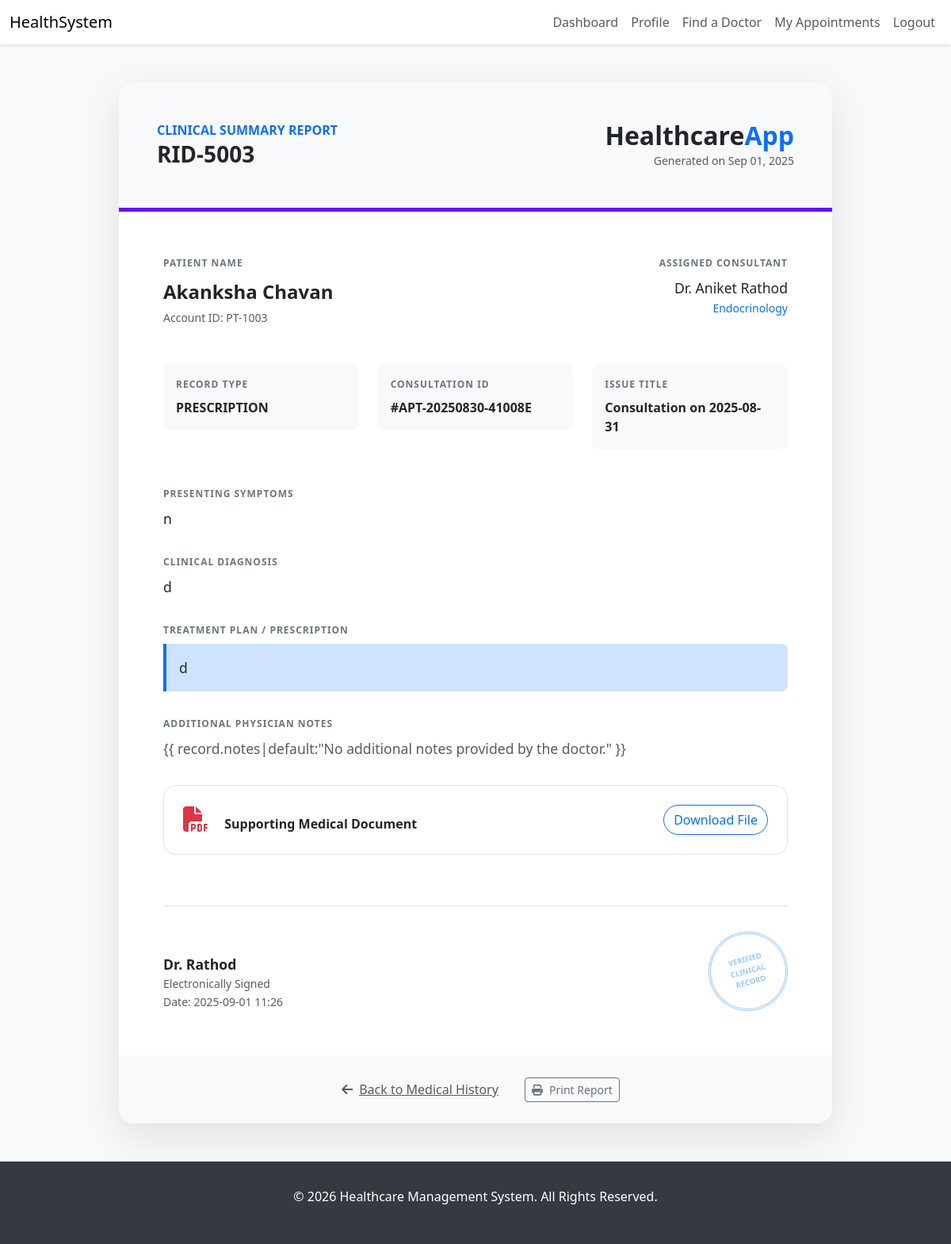
The app's page /medical-records/3/ (signed in) with its own data.
### core/models.py (models this page shows, shortened)
class MedicalRecord(models.Model):
    RECORD_TYPE_CHOICES = [
        ('diagnosis', 'Diagnosis'),
        ('prescription', 'Prescription'),
        ('lab_report', 'Lab Report'),
        ('imaging', 'Imaging Report'),
        ('procedure', 'Procedure Note'),
        ('progress', 'Progress Note'),
        ('other', 'Other'),
    ]
    patient = models.ForeignKey(Patient, on_delete=models.CASCADE, related_name='medical_records')
    doctor = models.ForeignKey(Doctor, on_delete=models.SET_NULL, null=True, blank=True)
    appointment = models.ForeignKey(Appointment, on_delete=models.SET_NULL, null=True, blank=True)
    record_type = models.CharField(max_length=20, choices=RECORD_TYPE_CHOICES, default='diagnosis')
    title = models.CharField(max_length=200)
    diagnosis = models.TextField(blank=True, null=True)
    symptoms = models.TextField(blank=True, null=True)
    prescription = models.TextField(blank=True, null=True)
    treatment = models.TextField(blank=True, null=True)
    notes = models.TextField(blank=True, null=True)
    document = models.FileField(
        upload_to=medical_record_upload_path,
        blank=True,
        null=True,
        validators=[FileExtensionValidator(allowed_extensions=['pdf', 'jpg', 'jpeg', 'png', 'doc', 'docx'])]
    )
    is_shared = models.BooleanField(default=False)
    created_at = models.DateTimeField(auto_now_add=True)
    updated_at = models.DateTimeField(auto_now=True)
    class Meta:
        verbose_name = "Medical Record"
        verbose_name_plural = "Medical Records"
        ordering = ['-created_at']

class Patient(models.Model):
    BLOOD_GROUP_CHOICES = [
        ('A+', 'A+'), ('A-', 'A-'),
        ('B+', 'B+'), ('B-', 'B-'),
        ('AB+', 'AB+'), ('AB-', 'AB-'),
        ('O+', 'O+'), ('O-', 'O-'),
    ]
    user = models.OneToOneField(settings.AUTH_USER_MODEL, on_delete=models.CASCADE, limit_choices_to={'role': 'patient'})
    blood_group = models.CharField(max_length=3, choices=BLOOD_GROUP_CHOICES, blank=True, null=True)
    height = models.DecimalField(max_digits=5, decimal_places=2, blank=True, null=True, help_text="Height in cm")
    weight = models.DecimalField(max_digits=5, decimal_places=2, blank=True, null=True, help_text="Weight in kg")
    allergies = models.TextField(blank=True, null=True)
    chronic_conditions = models.TextField(blank=True, null=True)
    emergency_contact_name = models.CharField(max_length=100, blank=True, null=True)
    emergency_contact_phone = models.CharField(max_length=15, blank=True, null=True)
    emergency_contact_relation = models.CharField(max_length=50, blank=True, null=True)
    class Meta:
        verbose_name = "Patient"
        verbose_name_plural = "Patients"

class User(AbstractUser):
    ROLE_CHOICES = [
        ('patient', 'Patient'),
        ('doctor', 'Doctor'),
        ('admin', 'Admin'),
    ]
    role = models.CharField(max_length=10, choices=ROLE_CHOICES, default='patient')
    phone = models.CharField(
        max_length=15,
        blank=True,
        null=True,
        validators=[RegexValidator(r'^\+?1?\d{9,15}$', 'Enter a valid phone number.')]
    )
    is_verified = models.BooleanField(default=False)

class Doctor(models.Model):
    user = models.OneToOneField(settings.AUTH_USER_MODEL, on_delete=models.CASCADE, limit_choices_to={'role': 'doctor'})
    specializations = models.ManyToManyField(Specialization, related_name='doctors')
    experience_years = models.PositiveIntegerField(
        validators=[MinValueValidator(0), MaxValueValidator(60)]
    )
    consultation_fee = models.DecimalField(
        max_digits=10,
        decimal_places=2,
        validators=[MinValueValidator(0)]
    )
    license_number = models.CharField(max_length=50, unique=True)
    clinic_address = models.TextField()
    available_days = models.CharField(max_length=50)  # e.g., "Mon,Tue,Wed,Fri"
    available_from = models.TimeField()
    available_to = models.TimeField()
    is_active = models.BooleanField(default=False) # Changed to False for manual verification
    education = models.TextField(default='', blank=True)
    languages = models.CharField(max_length=200, default="English")  # Comma-separated languages
    awards = models.TextField(blank=True, null=True)
    created_at = models.DateTimeField(auto_now_add=True)
    updated_at = models.DateTimeField(auto_now=True)
    class Meta:
        verbose_name = "Doctor"
        verbose_name_plural = "Doctors"
        ordering = ['-created_at']

class Specialization(models.Model):
    name = models.CharField(max_length=100, unique=True)
    slug = models.SlugField(unique=True, blank=True)
    description = models.TextField(blank=True, null=True)
    icon = models.CharField(max_length=50, blank=True, null=True)  # For icon class or image reference
    created_at = models.DateTimeField(auto_now_add=True)  # auto timestamp
    updated_at = models.DateTimeField(auto_now=True)
    class Meta:
        verbose_name = "Specialization"
        verbose_name_plural = "Specializations"
        ordering = ['name']

class Appointment(models.Model):
    STATUS_CHOICES = [
        ('pending', 'Pending'),
        ('confirmed', 'Confirmed'),
        ('cancelled', 'Cancelled'),
        ('completed', 'Completed'),
        ('rescheduled', 'Rescheduled'),
    ]
    PAYMENT_STATUS_CHOICES = [
        ('pending', 'Pending'),
        ('paid', 'Paid'),
        ('failed', 'Failed'),
        ('refunded', 'Refunded'),
    ]
    patient = models.ForeignKey(Patient, on_delete=models.CASCADE, related_name='appointments')
    doctor = models.ForeignKey(Doctor, on_delete=models.CASCADE, related_name='appointments')
    appointment_number = models.CharField(max_length=20, unique=True, blank=True)
    appointment_date = models.DateField()
    appointment_time = models.TimeField()
    end_time = models.TimeField(blank=True, null=True)
    reason = models.TextField(blank=True, null=True)
    status = models.CharField(max_length=20, choices=STATUS_CHOICES, default='pending')
    payment_status = models.CharField(max_length=20, choices=PAYMENT_STATUS_CHOICES, default='pending')
    meeting_link = models.URLField(blank=True, null=True)
    notes = models.TextField(blank=True, null=True)
    is_reminder_sent = models.BooleanField(default=False)
    cancellation_reason = models.TextField(blank=True, null=True)
    created_at = models.DateTimeField(auto_now_add=True)
    updated_at = models.DateTimeField(auto_now=True)
    class Meta:
        verbose_name = "Appointment"
        verbose_name_plural = "Appointments"
        unique_together = ('doctor', 'appointment_date', 'appointment_time')
        ordering = ['-appointment_date', '-appointment_time']

### core/views.py (the view)
# urls.py: path('medical-records/<int:pk>/', views.medical_record_detail, name='medical_record_detail'),
@login_required
def medical_record_detail(request, pk):
    record = get_object_or_404(MedicalRecord, pk=pk)
    user = request.user
    if is_patient(user) and record.patient.user != user:
        return HttpResponseForbidden("You do not have permission to view this record.")
    if is_doctor(user) and record.doctor.user != user:
        return HttpResponseForbidden("You do not have permission to view this record.")
    context = {
        'record': record
    }
    return render(request, 'medical_record_detail.html', context)

### core/views.py (called while the page is built)
def is_patient(user): return user.is_authenticated and user.role == 'patient'

def is_doctor(user): return user.is_authenticated and user.role == 'doctor'

### templates/medical_record_detail.html (shortened to what this page needs)
{% extends 'base.html' %}
{% load static %}
{% block content %}
<div class="container">
    <div class="report-shell">
        <div class="report-watermark d-flex justify-content-between align-items-center">
            <div>
                <h6 class="text-primary fw-bold mb-1">CLINICAL SUMMARY REPORT</h6>
                <h3 class="fw-bold mb-0">RID-{{ record.id|add:5000 }}</h3>
            </div>
            <div class="text-end">
                <h2 class="fw-bold mb-0">Healthcare<span class="text-primary">App</span></h2>
                <small class="text-muted">Generated on {{ record.created_at|date:"M d, Y" }}</small>
            </div>
        </div>
        <div class="report-body">
            <div class="row mb-5">
                <div class="col-6">
                    <span class="field-label">Patient Name</span>
                    <div class="field-value fw-bold fs-4">{{ record.patient.user.get_full_name }}</div>
                    <small class="text-muted">Account ID: PT-{{ record.patient.id|add:1000 }}</small>
                </div>
                <div class="col-6 text-end">
                    <span class="field-label">Assigned Consultant</span>
                    <div class="field-value">Dr. {{ record.doctor.user.get_full_name }}</div>
                    <div class="small text-primary">{{ record.doctor.specializations.first.name }}</div>
                </div>
            </div>
            <div class="row g-4 mb-5">
                <div class="col-md-4">
                    <div class="p-3 bg-light rounded-3">
                        <span class="field-label">Record Type</span>
                        <div class="fw-bold text-uppercase">{{ record.get_record_type_display }}</div>
                    </div>
                </div>
                <div class="col-md-4">
                    <div class="p-3 bg-light rounded-3">
                        <span class="field-label">Consultation ID</span>
                        <div class="fw-bold">#{{ record.appointment.appointment_number|default:"Walk-in" }}</div>
                    </div>
                </div>
                <div class="col-md-4">
                    <div class="p-3 bg-light rounded-3">
                        <span class="field-label">Issue Title</span>
                        <div class="fw-bold">{{ record.title }}</div>
                    </div>
                </div>
            </div>
            <div class="report-field">
                <span class="field-label">Presenting Symptoms</span>
                <div class="field-value">{{ record.symptoms|linebreaksbr|default:"No subjective symptoms reported." }}
                </div>
            </div>
            <div class="report-field">
                <span class="field-label">Clinical Diagnosis</span>
                <div class="field-value">{{ record.diagnosis|linebreaksbr|default:"Observational assessment pending." }}
                </div>
            </div>
            <div class="report-field">
                <span class="field-label">Treatment Plan / Prescription</span>
                <div class="field-value p-3 bg-primary-subtle border-start border-primary border-4 rounded-end-3">
                    {{ record.treatment|linebreaksbr|default:"Awaiting prescription details." }}
                </div>
            </div>
            <div class="report-field">
                <span class="field-label">Additional Physician Notes</span>
                <div class="field-value italic text-muted small">{{ record.notes|default:"No additional notes provided
                    by the doctor." }}</div>
            </div>
            {% if record.document %}
            <div class="mt-4 p-4 border rounded-4 d-flex justify-content-between align-items-center">
                <div>
                    <i class="fas fa-file-pdf fa-2x text-danger me-3"></i>
                    <span class="fw-bold">Supporting Medical Document</span>
                </div>
                <a href="{{ record.document.url }}" target="_blank"
                    class="btn btn-outline-primary rounded-pill">Download File</a>
            </div>
            {% endif %}
            <div class="doctor-signature d-flex justify-content-between align-items-end">
                <div>
                    <div class="field-value fw-bold mb-0">Dr. {{ record.doctor.user.last_name }}</div>
                    <small class="text-muted d-block">Electronically Signed</small>
                    <small class="text-muted">Date: {{ record.created_at|date:"Y-m-d H:i" }}</small>
                </div>
                <div class="clinical-stamp">
                    VERIFIED<br>CLINICAL<br>RECORD
                </div>
            </div>
        </div>
        <div class="card-footer bg-light p-4 text-center">
            <a href="{% url 'medical_record_list' %}" class="btn btn-link text-muted"><i
                    class="fas fa-arrow-left me-2"></i>Back to Medical History</a>
            <button class="btn btn-outline-secondary btn-sm ms-3" onclick="window.print()"><i
                    class="fas fa-print me-2"></i>Print Report</button>
        </div>
    </div>
</div>
{% endblock %}

### templates/base.html (style rules this page uses)
body { background-color: #f8f9fa; }

### templates/medical_record_detail.html (style rules this page uses)
.report-shell { max-width: 900px; margin: 3rem auto; background: white; box-shadow: 0 15px 50px rgba(0, 0, 0, 0.1); border-radius: 20px; overflow: hidden; }
.report-watermark { padding: 3rem; background: #f8f9fa; border-bottom: 5px solid #6610f2; }
.report-body { padding: 3.5rem; }
.report-field { margin-bottom: 2rem; }
.field-label { font-weight: 700; text-transform: uppercase; font-size: 0.75rem; color: #6c757d; letter-spacing: 1px; margin-bottom: 0.5rem; display: block; }
.field-value { font-size: 1.1rem; color: #212529; line-height: 1.6; }
.doctor-signature { border-top: 1px solid #dee2e6; padding-top: 2rem; margin-top: 4rem; }
.clinical-stamp { width: 100px; height: 100px; border: 3px double #007bff; border-radius: 50%; display: flex; align-items: center; justify-content: center; color: #007bff; font-weight: 900; text-transform: uppercase; transform: rotate(-15deg); opacity: 0.4; font-size: 0.6rem; text-align: center; padding: 10px; }

### records on screen
MedicalRecord: id|add "5003", created_at "Sep 01, 2025", patient.user.get_full_name "Akanksha Chavan", patient.id|add "1003", doctor.user.get_full_name "Aniket Rathod", doctor.specializations.first.name "Endocrinology", record_type "PRESCRIPTION", appointment.appointment_number "APT-20250830-41008E", title "Consultation on 2025-08-31", symptoms "n", diagnosis "d", treatment "d", doctor.user.last_name "Rathod", created_at "2025-09-01 11:26"
